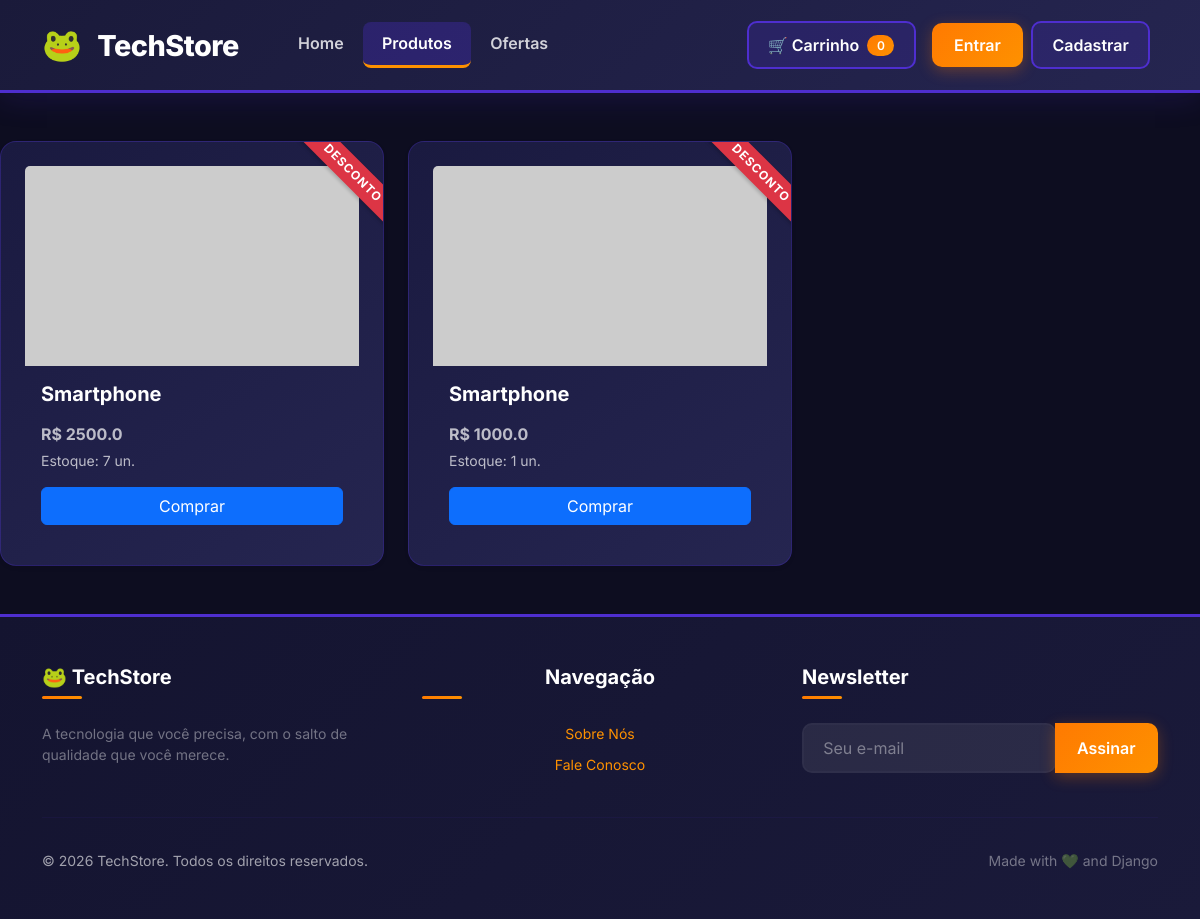
/produtos/, run on an earlier commit of the app's database.
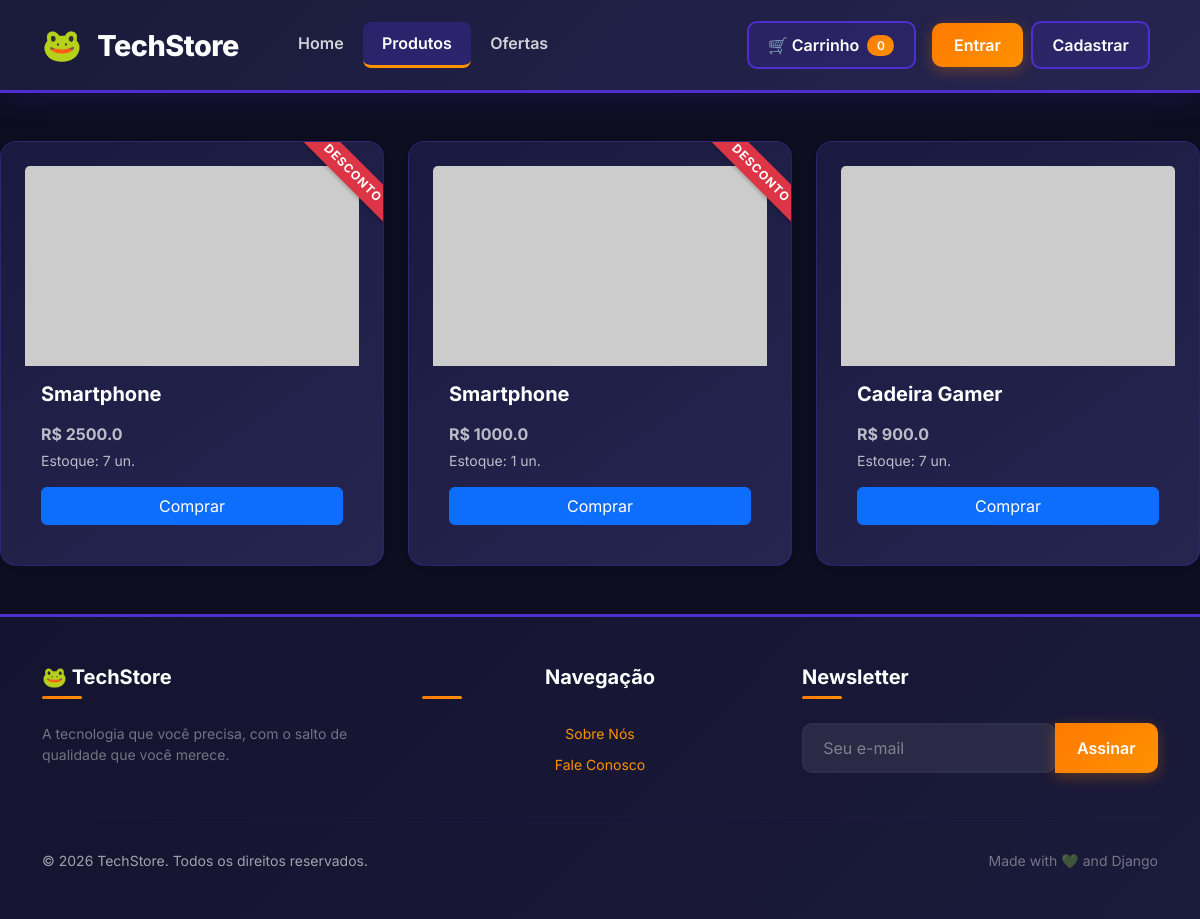
And on a later commit of the database.
### app/models.py (models this page shows, shortened)
class Produto(models.Model):
    imagem = models.CharField(max_length=500, blank=True, null=True)
    nome = models.CharField(max_length=200)
    preco = models.FloatField()
    estoque = models.IntegerField()
    desconto = models.BooleanField(default=False)
    apagado = models.BooleanField(default=False)

### app/views.py (the view)
# urls.py: path('produtos/', views.produtos_view, name='produtos'),
def produtos_view(request):
    produtos = Produto.objects.all()
    if request.method == 'POST':
        action = request.POST.get('action')
        if action == 'update':
            produto_id = request.POST.get('produto_id')
            produto = get_object_or_404(Produto, id=produto_id)
            data = request.POST.copy()
            data['desconto'] = 'desconto' in request.POST
            data['apagado'] = 'apagado' in request.POST
            form = ProdutoForm(data, instance=produto)
            if form.is_valid():
                form.save()
                return redirect('produtos')
        else:
            form = ProdutoForm(request.POST)
            if form.is_valid():
                form.save()
                return redirect('produtos')
    else:
        form = ProdutoForm()
    context = {
        'produtos': produtos,
        'form': form
    }
    return render(request, 'produtos.html', context)

### app/forms.py
class ProdutoForm(forms.ModelForm):
    class Meta:
        model = Produto
        fields = ['imagem', 'nome', 'preco', 'estoque', 'desconto', 'apagado']

### app/templates/produtos.html (shortened to what this page needs)
{% extends 'base.html' %}
{% block content %}
  <div class="row row-cols-1 row-cols-md-3 g-4">
    {% for i in produtos %}
      {% if i.estoque > 0 and not i.apagado %}
        <div class="col">
          <div class="card h-100 shadow-sm card-ribbon-wrapper">
            {% if i.desconto %}
              <div class="ribbon-discount">DESCONTO</div>
            {% endif %}
            <img src="{{ i.imagem|default:'https://via.placeholder.com/300x200?text=Sem+Imagem' }}" class="card-img-top" alt="{{ i.nome }}" style="height: 200px; object-fit: cover;">
            <div class="card-body">
              <div class="d-flex justify-content-between align-items-center mb-2">
                <h5 class="card-title mb-0">{{ i.nome }}</h5>
              </div>
              <p class="card-text fw-bold mb-1">R$ {{ i.preco }}</p>
              <p class="card-text text-muted small mb-3">Estoque: {{ i.estoque }} un.</p>
              <a href="#" class="btn btn-primary w-100">Comprar</a>
            </div>
          </div>
        </div>
      {% endif %}
    {% endfor %}
  </div>
{% endblock %}

### app/templates/base.html (shortened to what this page needs)
{% load static %}
<!DOCTYPE html>
<html lang="pt-br">
<head>
    <link href="https://cdn.jsdelivr.net/npm/bootstrap@5.3.3/dist/css/bootstrap.min.css" rel="stylesheet">
    <link rel="stylesheet" href="{% static 'css/style.css' %}">
</head>
<body class="d-flex flex-column min-vh-100">
    <nav class="navbar navbar-expand-lg navbar-techstore py-3 shadow-sm">
        <div class="container">
            <a class="navbar-brand" href="{% url 'home' %}">
                <span class="brand-frog">🐸</span> TechStore
            </a>
            <div class="collapse navbar-collapse" id="navbarContent">
                <ul class="navbar-nav me-auto ms-lg-4">
                    <li class="nav-item">
                        <a class="nav-link {% if request.resolver_match.url_name == 'home' %}active{% endif %}"
                           href="{% url 'home' %}">Home</a>
                    </li>
                    <li class="nav-item">
                        <a class="nav-link {% if request.resolver_match.url_name == 'produtos' %}active{% endif %}"
                           href="{% url 'produtos' %}">Produtos</a>
                    </li>
                    <li class="nav-item">
                        <a class="nav-link {% if request.resolver_match.url_name == 'ofertas' %}active{% endif %}"
                           href="#">Ofertas</a>
                    </li>
                </ul>
                <div class="d-flex align-items-center gap-2 mt-3 mt-lg-0">
                    <a href="#" class="btn btn-cart me-2">
                        🛒 Carrinho <span class="badge bg-light text-dark rounded-pill ms-1">0</span>
                    </a>
                    {% if user.is_authenticated %}
                        <a href="{% url 'perfil' %}" class="btn btn-cart me-2">
                            👤 {{ user.username }}
                        </a>
                        <form method="post" action="{% url 'logout' %}" class="d-inline">
                            {% csrf_token %}
                            <button type="submit" class="btn btn-link text-muted p-0 text-decoration-none small ms-2">Sair</button>
                        </form>
                    {% else %}
                        <a href="{% url 'login' %}" class="btn btn-tech-primary">Entrar</a>
                        <a href="{% url 'signup' %}" class="btn btn-cart me-2">Cadastrar</a>
                    {% endif %}
                </div>
            </div>
        </div>
    </nav>
    <main class="py-5 flex-grow-1">
        {% block content %}{% endblock %}
    </main>
    <footer class="footer-techstore py-4 mt-auto">
        <div class="container">
            <div class="row g-4">
                <div class="col-md-4">
                    <h5 class="mb-2">🐸 TechStore</h5>
                    <p class="small text-muted mb-0">A tecnologia que você precisa, com o salto de qualidade que você merece.</p>
                </div>
                <div class="col-md-4 text-md-center">
                    <h5 class="mb-2">Navegação</h5>
                    <ul class="list-unstyled small mb-0">
                        <li><a href="#" class="text-decoration-none">Sobre Nós</a></li>
                        <li><a href="#" class="text-decoration-none">Fale Conosco</a></li>
                    </ul>
                </div>
                <div class="col-md-4">
                    <h5 class="mb-2">Newsletter</h5>
                    <div class="input-group">
                        <input type="email" class="form-control" placeholder="Seu e-mail">
                        <button class="btn btn-tech-primary" type="button">Assinar</button>
                    </div>
                </div>
            </div>
            <hr class="my-3 border-secondary opacity-25">
            <div class="d-flex justify-content-between align-items-center small text-muted">
                <p class="mb-0">&copy; 2026 TechStore. Todos os direitos reservados.</p>
                <span>Made with 💚 and Django</span>
            </div>
        </div>
    </footer>
</body>
</html>

What changed in the data, as far as the page shows it:
added Produto: apagado False (drawn), nome "Cadeira Gamer", preco "900.0", estoque "7"
